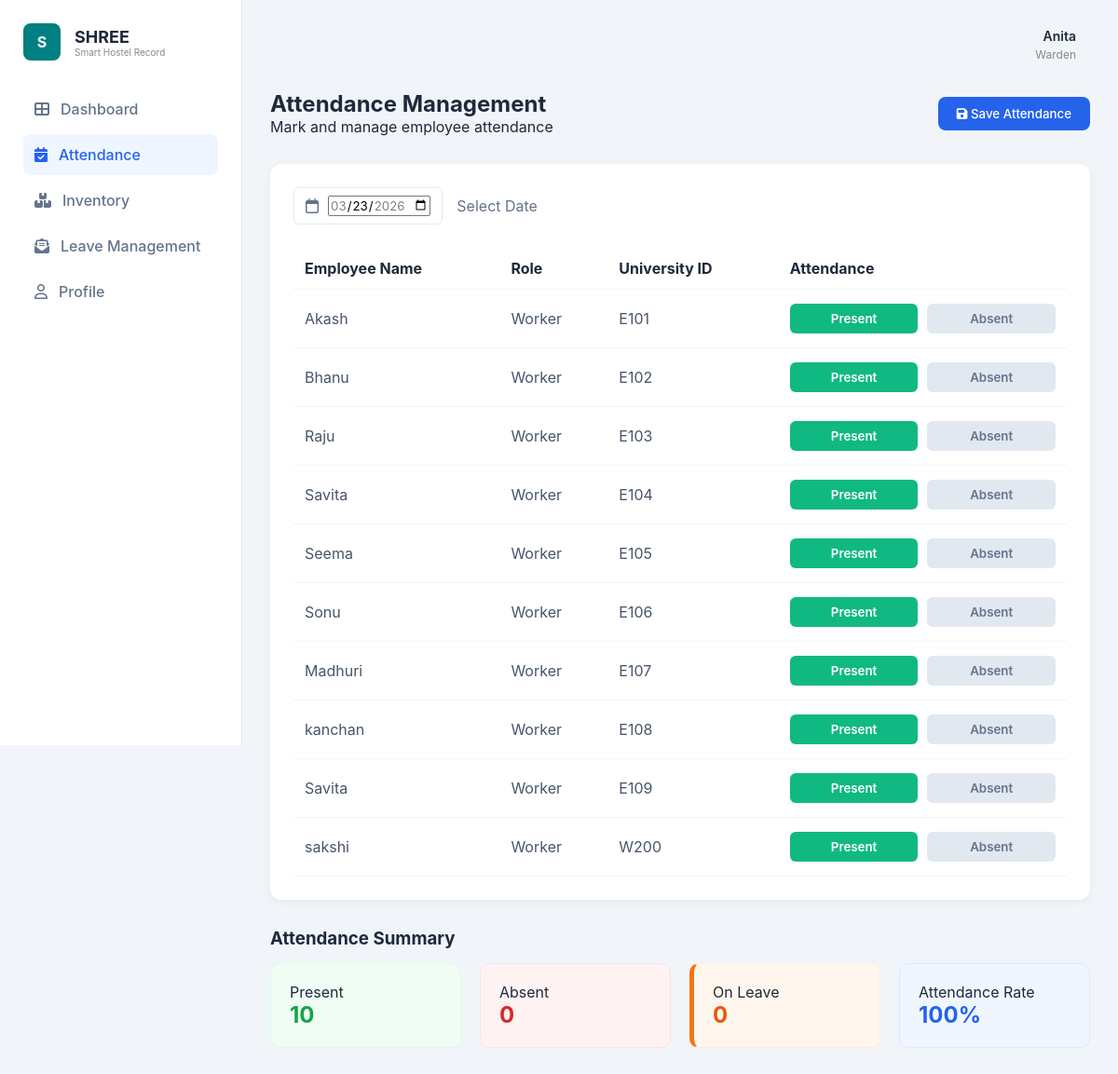
Screenshot of /accounts/warden/attendance/ (signed in) with the database file from the repository.
### accounts/models.py (models this page shows, shortened)
class Warden(models.Model):
    ...
    phone_number = models.CharField(
        max_length=10,
        validators=[phone_validator],
        blank=True,
        null=True
    )

class UniversityID(models.Model):
    university_id = models.CharField(max_length=50, unique=True)
    full_name = models.CharField(max_length=100)
    role = models.CharField(max_length=20, choices=User.ROLE_CHOICES)
    is_used = models.BooleanField(default=False)

### accounts/views.py (the view, shortened to what this page needs)
# urls.py: path('warden/attendance/', views.attendance_view, name='attendance'),
@login_required
def attendance_view(request):
    try:
        warden = Warden.objects.get(user=request.user)
    except Warden.DoesNotExist:
        return redirect('welcome_role')
    master_list = UniversityID.objects.filter(role='worker')
    today_date = timezone.now().date()
    existing_attendance = Attendance.objects.filter(date=today_date)
    attendance_dict = {
        att.worker_master.university_id: att.status
        for att in existing_attendance
    }
    context = {
        'workers': master_list,
        'today': today_date.strftime('%Y-%m-%d'),
        'warden': warden,
        'attendance_dict': attendance_dict
    }
    return render(request, 'Shree1/warden_attendance.html', context)

### templates/Shree1/warden_attendance.html (shortened to what this page needs)
{% load static %}
<!doctype html>
<html lang="en">
  <head>
    <link
      rel="stylesheet"
      href="{% static 'Shree1/css/dashboardWarden.css' %}"
    />
    <link
      rel="stylesheet"
      href="{% static 'Shree1/css/warden_attendance.css' %}"
    />
    <link
      rel="stylesheet"
      href="https://cdnjs.cloudflare.com/ajax/libs/font-awesome/6.4.0/css/all.min.css"
    />
  </head>
  <body>
    <div class="container">
      <aside class="sidebar">
        <div class="logo-section">
          <div class="logo-icon">S</div>
          <div>
            <h2 class="logo-name">SHREE</h2>
            <p class="logo-tagline">Smart Hostel Record</p>
          </div>
        </div>
        <nav class="nav-menu">
          <a href="{% url 'warden_dashboard' %}" class="nav-item"
            ><i class="fa-solid fa-table-cells-large"></i> Dashboard</a
          >
          <a href="{% url 'attendance' %}" class="nav-item active"
            ><i class="fa-solid fa-calendar-check"></i> Attendance</a
          >
          <a href="{% url 'inventory' %}" class="nav-item"
            ><i class="fa-solid fa-boxes-stacked"></i> Inventory</a
          >
          <a href="{% url 'warden_leave' %}" class="nav-item"
            ><i class="fa-solid fa-envelope-open-text"></i> Leave Management</a
          >
          <a href="{% url 'warden_profile' %}" class="nav-item"
            ><i class="fa-regular fa-user"></i> Profile</a
          >
        </nav>
      </aside>
      <main class="main-content">
        <form method="POST" id="attendanceForm">
          <header class="top-header">
            <div class="user-info">
              <span class="user-name">{{ warden.name }}</span>
              <span class="user-role">Warden</span>
            </div>
          </header>
          <section class="attendance-header">
            <div>
              <h1>Attendance Management</h1>
              <p>Mark and manage employee attendance</p>
            </div>
            <button type="submit" class="save-btn" id="saveBtn">
              <i class="fa-solid fa-floppy-disk"></i> Save Attendance
            </button>
          </section>
          <div class="attendance-card">
            <div class="date-picker-section">
              <div class="input-group">
                <i class="fa-regular fa-calendar"></i>
                <input
                  type="date"
                  name="attendance_date"
                  value="{{ today }}"
                  id="attendanceDate"
                  min="{{ today }}"
                  max="{{ today }}"
                  required
                />
              </div>
              <span>Select Date</span>
            </div>
            <table class="attendance-table">
              <thead>
                <tr>
                  <th>Employee Name</th>
                  <th>Role</th>
                  <th>University ID</th>
                  <th>Attendance</th>
                </tr>
              </thead>
              <tbody>
                {% for worker in workers %}
                <tr>
                  <td>{{ worker.full_name }}</td>
                  <td>{{ worker.role|capfirst }}</td>
                  <td>{{ worker.university_id }}</td>
                  <td>
                    <div class="attendance-btns">
                      <button
                        type="button"
                        class="status-btn btn-present active"
                        data-worker="{{ worker.university_id }}"
                        data-status="Present"
                      >
                        Present
                      </button>
                      <button
                        type="button"
                        class="status-btn btn-absent"
                        data-worker="{{ worker.university_id }}"
                        data-status="Absent"
                      >
                        Absent
                      </button>
                    </div>
                  </td>
                </tr>
                {% endfor %}
              </tbody>
            </table>
          </div>
          <div class="summary-section">
            <h3>Attendance Summary</h3>
            <div class="summary-grid">
              <div class="summary-card present-card">
                <p>Present</p>
                <h4 id="presentCountDisplay">0</h4>
              </div>
              <div class="summary-card absent-card">
                <p>Absent</p>
                <h4 id="absentCountDisplay">0</h4>
              </div>
              <div class="summary-card leave-card">
                <p>On Leave</p>
                <h4 id="leaveCountDisplay">0</h4>
              </div>
              <div class="summary-card rate-card">
                <p>Attendance Rate</p>
                <h4 class="blue-text" id="rateDisplay">0%</h4>
              </div>
            </div>
          </div>
        </form>
      </main>
    </div>
  </body>
</html>

### static/Shree1/css/dashboardWarden.css (style rules this page uses)
:root { --primary-blue: #2563eb; --success-green: #10b981; --danger-red: #ef4444; --bg-light: #f1f5f9; }
* { margin: 0; padding: 0; box-sizing: border-box; font-family: 'Inter', sans-serif; }
body { background: var(--bg-light); color: #1e293b; }
.container { display: flex; min-height: 100vh; }
.sidebar { width: 260px; background: white; padding: 25px; border-right: 1px solid #e2e8f0; position: fixed; height: 100vh; }
.logo-section { margin-bottom: 40px; display: flex; align-items: center; gap: 10px; }
.logo-icon { width: 40px; height: 40px; background: #008080; color: white; display: flex; align-items: center; justify-content: center; border-radius: 8px; font-weight: bold; }
.logo-name { font-size: 18px; color: #1e293b; }
.logo-tagline { font-size: 10px; color: #888; }
.nav-item { display: flex; align-items: center; gap: 12px; padding: 12px; color: #64748b; text-decoration: none; border-radius: 8px; margin-bottom: 5px; font-weight: 500; }
.nav-item.active, .nav-item:hover { background: #eff6ff; color: var(--primary-blue); }
.main-content { flex: 1; margin-left: 260px; padding: 30px; }
.top-header { display: flex; justify-content: flex-end; align-items: center; margin-bottom: 30px; }
.user-info { text-align: right; margin-right: 15px; }
.user-name { display: block; font-weight: 600; font-size: 14px; }
.user-role { font-size: 12px; color: #888; }
.logo-section { display: flex; align-items: center; gap: 15px; margin-bottom: 30px; }

### static/Shree1/css/warden_attendance.css (style rules this page uses)
.attendance-header { display: flex; justify-content: space-between; align-items: center; margin-bottom: 30px; }
.save-btn { background-color: #2563eb; color: white; padding: 10px 20px; border-radius: 8px; border: none; cursor: pointer; font-weight: 500; }
.attendance-card { background: white; padding: 25px; border-radius: 12px; box-shadow: 0 2px 10px rgba(0,0,0,0.05); }
.date-picker-section { display: flex; align-items: center; gap: 15px; margin-bottom: 25px; color: #64748b; }
.input-group { border: 1px solid #e2e8f0; padding: 8px 12px; border-radius: 6px; display: flex; align-items: center; gap: 10px; }
.attendance-table { width: 100%; border-collapse: collapse; }
.attendance-table th { text-align: left; padding: 12px; border-bottom: 1px solid #f1f5f9; color: #1e293b; }
.attendance-table td { padding: 15px 12px; border-bottom: 1px solid #f1f5f9; color: #475569; }
.attendance-btns { display: flex; gap: 10px; }
.btn-present, .btn-absent, .btn-leave { padding: 8px 20px; border-radius: 6px; border: none; cursor: pointer; font-weight: 600; background: #e2e8f0; color: #64748b; transition: 0.3s; flex: 1; }
.btn-present.active { background-color: #10b981; color: white; }
.summary-section { margin-top: 30px; }
.summary-grid { display: grid; grid-template-columns: repeat(4, 1fr); gap: 20px; margin-top: 15px; }
.summary-card { padding: 20px; border-radius: 10px; background: #fff; }
.present-card { background: #f0fdf4; border: 1px solid #dcfce7; }
.present-card h4 { color: #16a34a; font-size: 24px; }
.absent-card { background: #fef2f2; border: 1px solid #fee2e2; }
.absent-card h4 { color: #dc2626; font-size: 24px; }
.leave-card { background: #fff7ed; border: 1px solid #ffedd5; border-left: 5px solid #f97316; padding: 20px; border-radius: 10px; }
.leave-card h4 { color: #ea580c; font-size: 24px; }
.rate-card { background: #eff6ff; border: 1px solid #dbeafe; }
.blue-text { color: #2563eb; font-size: 24px; }

### rows the page displays
Warden: name "Anita"
UniversityID: full_name "Akash", role "Worker", university_id "E101"
UniversityID: full_name "Bhanu", role "Worker", university_id "E102"
UniversityID: full_name "Raju", role "Worker", university_id "E103"
UniversityID: full_name "Savita", role "Worker", university_id "E104"
UniversityID: full_name "Seema", role "Worker", university_id "E105"
UniversityID: full_name "Sonu", role "Worker", university_id "E106"
UniversityID: full_name "Madhuri", role "Worker", university_id "E107"
UniversityID: full_name "kanchan", role "Worker", university_id "E108"
UniversityID: full_name "Savita", role "Worker", university_id "E109"
UniversityID: full_name "sakshi", role "Worker", university_id "W200"
